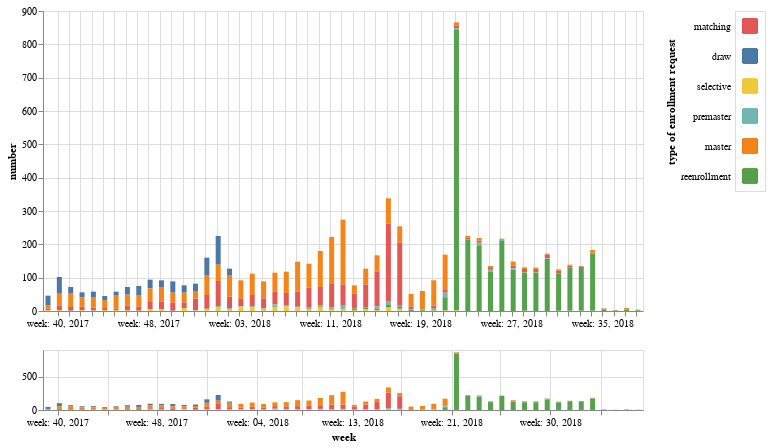

Notebook cell for this chart:
### Markdown cell above
### Plotting the number of enrollment request per week for the 2018 academic year
In the example below we plot the number of enrolments per week.
To do so, we first select only the records for the 2018 academic year with the **pandas** `query` method.
Then we use the **laserbeans** `aggregate_time` function from the **tables** module to count the records per week.

- The `grouper_cols` is set to *ENROLLMENT_TYPE* as our category.
- The (time) `unit` is set to 'W' for weeks.
- Finally, setting `use_dt` to `True` returns the weeks as dates instead of week numbers.

Because we want to show the enrollment types in a defined order, we create a list from the categories from the field `ENROLLMENT_TYPE`.
Finally we use the **laserbeans** `generate_chart` function form the **charts** module to create a **vega** stacked bar chart using **altair**.

### Code cell
qry = """ACADEMIC_YEAR == 2018"""
df_rpw = tbl.aggregate_time(df.query(qry), 'REQUEST_DATE', grouper_cols='ENROLLMENT_TYPE', 
                            start=(2017, 10, 1), end=(2018, 10, 1), unit='W', use_dt=True)
df_rpw.index.name = 'week'

enrollment_types = df.ENROLLMENT_TYPE.cat.categories.tolist()
chrt.generate_chart(df_rpw, 'number', 'type of enrollment request', 
                    var_order=enrollment_types, mark='bar', zoom=True, stack='zero', unit='W')

### Figure 1 — Vega-Lite specification as saved in the notebook (floating-point values rounded to 4 significant figures; data arrays with more than 128 entries replaced by an {"elided": "..."} marker saying what was removed)
{"$schema": "https://vega.github.io/schema/vega-lite/v2.6.0.json", "config": {"view": {"height": 300, "width": 400}}, "datasets": {"data-511d759ab23966d8b9e995f6299fc8a4": {"elided": "318 records"}}, "hconcat": [{"vconcat": [{"data": {"name": "data-511d759ab23966d8b9e995f6299fc8a4"}, "encoding": {"color": {"field": "type of enrollment request", "legend": null, "type": "nominal"}, "order": {"field": "type of enrollment request", "sort": "descending", "type": "nominal"}, "x": {"axis": {"format": "week: %U, %Y", "title": null, "values": [{"date": 1, "month": 10, "year": 2017}, {"date": 8, "month": 10, "year": 2017}, {"date": 15, "month": 10, "year": 2017}, {"date": 22, "month": 10, "year": 2017}, {"date": 29, "month": 10, "year": 2017}, {"date": 5, "month": 11, "year": 2017}, {"date": 12, "month": 11, "year": 2017}, {"date": 19, "month": 11, "year": 2017}, {"date": 26, "month": 11, "year": 2017}, {"date": 3, "month": 12, "year": 2017}, {"date": 10, "month": 12, "year": 2017}, {"date": 17, "month": 12, "year": 2017}, {"date": 24, "month": 12, "year": 2017}, {"date": 31, "month": 12, "year": 2017}, {"date": 7, "month": 1, "year": 2018}, {"date": 14, "month": 1, "year": 2018}, {"date": 21, "month": 1, "year": 2018}, {"date": 28, "month": 1, "year": 2018}, {"date": 4, "month": 2, "year": 2018}, {"date": 11, "month": 2, "year": 2018}, {"date": 18, "month": 2, "year": 2018}, {"date": 25, "month": 2, "year": 2018}, {"date": 4, "month": 3, "year": 2018}, {"date": 11, "month": 3, "year": 2018}, {"date": 18, "month": 3, "year": 2018}, {"date": 25, "month": 3, "year": 2018}, {"date": 1, "month": 4, "year": 2018}, {"date": 8, "month": 4, "year": 2018}, {"date": 15, "month": 4, "year": 2018}, {"date": 22, "month": 4, "year": 2018}, {"date": 29, "month": 4, "year": 2018}, {"date": 6, "month": 5, "year": 2018}, {"date": 13, "month": 5, "year": 2018}, {"date": 20, "month": 5, "year": 2018}, {"date": 27, "month": 5, "year": 2018}, {"date": 3, "month": 6, "year": 2018}, {"date": 10, "month": 6, "year": 2018}, {"date": 17, "month": 6, "year": 2018}, {"date": 24, "month": 6, "year": 2018}, {"date": 1, "month": 7, "year": 2018}, {"date": 8, "month": 7, "year": 2018}, {"date": 15, "month": 7, "year": 2018}, {"date": 22, "month": 7, "year": 2018}, {"date": 29, "month": 7, "year": 2018}, {"date": 5, "month": 8, "year": 2018}, {"date": 12, "month": 8, "year": 2018}, {"date": 19, "month": 8, "year": 2018}, {"date": 26, "month": 8, "year": 2018}, {"date": 2, "month": 9, "year": 2018}, {"date": 9, "month": 9, "year": 2018}, {"date": 16, "month": 9, "year": 2018}, {"date": 23, "month": 9, "year": 2018}]}, "field": "week", "scale": {"domain": {"selection": "selector002"}, "nice": false}, "type": "temporal"}, "y": {"field": "number", "stack": "zero", "type": "quantitative"}}, "mark": {"clip": true, "type": "bar"}, "transform": [{"filter": {"selection": "selector001"}}], "width": 600}, {"data": {"name": "data-511d759ab23966d8b9e995f6299fc8a4"}, "encoding": {"color": {"field": "type of enrollment request", "legend": null, "type": "nominal"}, "order": {"field": "type of enrollment request", "sort": "descending", "type": "nominal"}, "x": {"axis": {"format": "week: %U, %Y"}, "field": "week", "scale": {"nice": false}, "type": "temporal"}, "y": {"axis": {"title": null}, "field": "number", "type": "quantitative"}}, "height": 60, "mark": {"clip": true, "type": "bar"}, "selection": {"selector002": {"encodings": ["x"], "mark": {"fill": "#333", "fillOpacity": 0.125, "stroke": "white"}, "on": "[mousedown, window:mouseup] > window:mousemove!", "resolve": "global", "translate": "[mousedown, window:mouseup] > window:mousemove!", "type": "interval", "zoom": "wheel!"}}, "transform": [{"filter": {"selection": "selector001"}}], "width": 600}]}, {"data": {"name": "data-511d759ab23966d8b9e995f6299fc8a4"}, "encoding": {"color": {"condition": {"field": "type of enrollment request", "legend": null, "selection": "selector001", "type": "nominal"}, "value": "lightgray"}, "size": {"condition": {"selection": "selector001", "value": 200}, "value": 100}, "y": {"axis": {"domain": false, "labelPadding": 5, "ticks": false, "title": "type of enrollment request"}, "field": "type of enrollment request", "sort": ["matching", "draw", "selective", "premaster", "master", "reenrollment"], "type": "nominal"}}, "height": 180, "mark": {"cursor": "pointer", "type": "square"}, "selection": {"selector001": {"empty": "all", "fields": ["type of enrollment request"], "on": "click", "resolve": "global", "toggle": "event.shiftKey", "type": "multi"}}, "width": 30}]}
